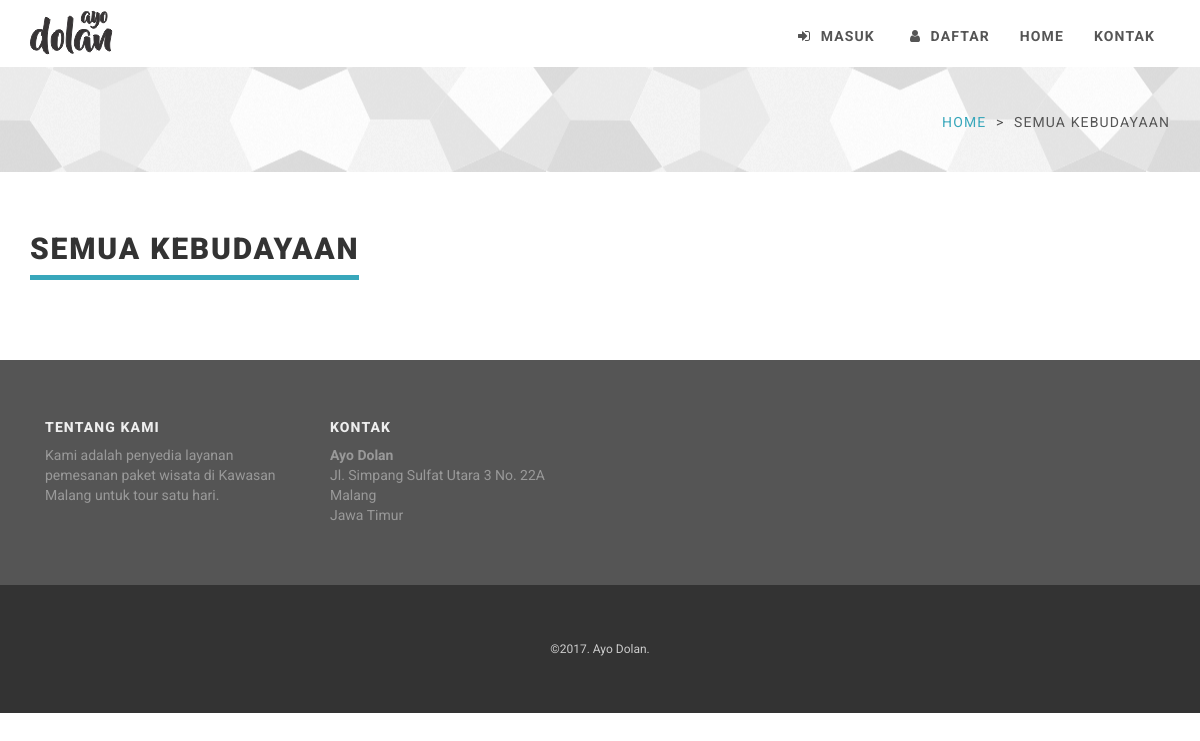
/index.php/kebudayaan/semua_kebudayaan, run on an earlier commit of the app's database.
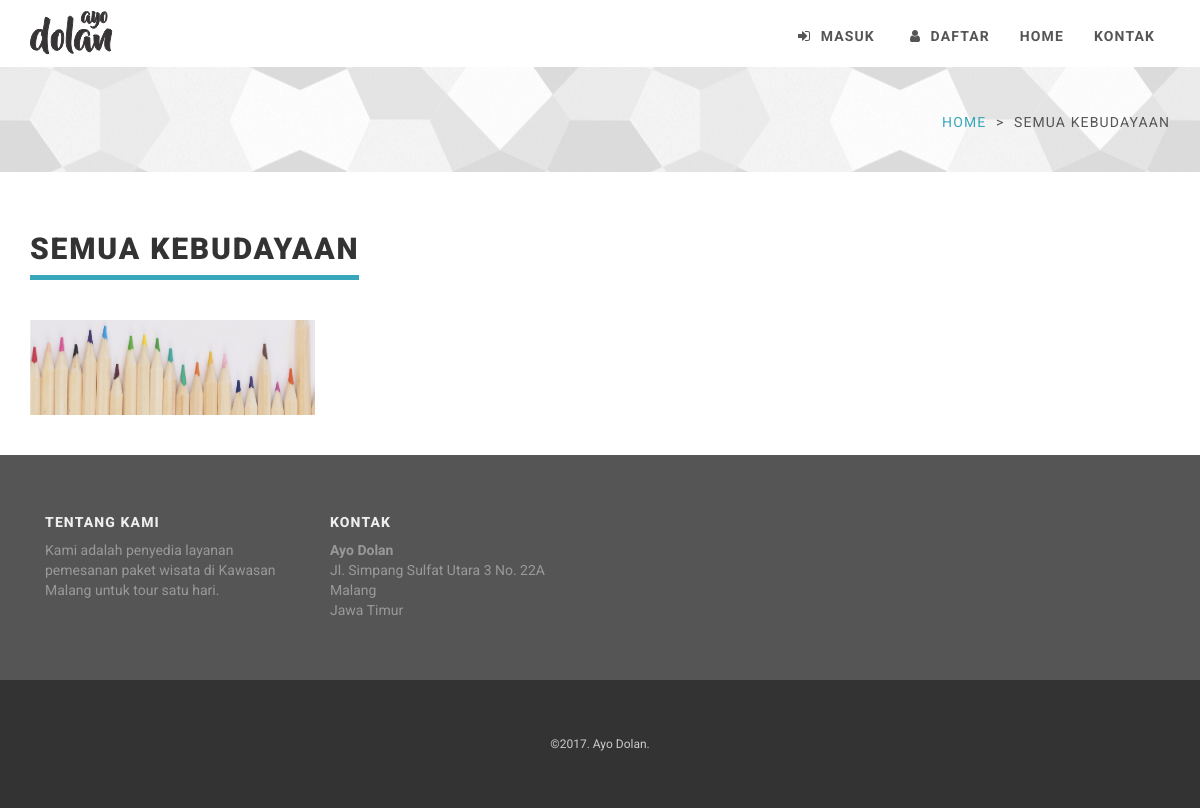
And on a later commit of the database.
### tables this page shows
CREATE TABLE `tb_kebudayaan` (
  `id` int(11) NOT NULL,
  `name` varchar(255) NOT NULL,
  `thumbnail` text NOT NULL,
  `description` text NOT NULL
);

### application/controllers/kebudayaan.php (called while the page is built, shortened)
<?php
class Kebudayaan extends CI_Controller {
	public function __construct()
	{
		$this->load->model('kebudayaan_model');
	}
	public function semua_kebudayaan()
	{
		$data['all_kebudayaan'] = $this->kebudayaan_model->get_all_kebudayaan();
		$data['two_kebudayaan'] = $this->kebudayaan_model->get_two_kebudayaan();
		$data['main_view'] = 'semua_kebudayaan_view';
		$this->load->view('template_view', $data);
	}
}

### index.php (called while the page is built, shortened)
<?php
require_once BASEPATH.'core/CodeIgniter.php';

### application/models/kebudayaan_model.php (called while the page is built, shortened)
<?php
class Kebudayaan_model extends CI_Model {
	public $db_table = 'tb_kebudayaan';
	public function get_all_kebudayaan()
	{
		return $this->db->order_by('id','DESC')
						->get($this->db_table)
						->result();
	}
}

### application/views/semua_kebudayaan_view.php (the view)
<div id="heading-breadcrumbs">
    <div class="container">
        <div class="row">
            <div class="col-md-7">
            </div>
            <div class="col-md-5">
                <ul class="breadcrumb">
                    <li><a href="<?php echo base_url(); ?>home">Home</a></li>
                    <li>Semua Kebudayaan</li>
                </ul>
            </div>
        </div>
    </div>
</div>
<div id="content">
    <div class="container">
        <section>
            <div class="row">
                <div class="col-md-12">
                    <div class="heading">
                        <h2>Semua Kebudayaan</h2>
                    </div>
                </div>
            </div>
            <div class="row portfolio no-space">
                <?php
                    foreach ($all_kebudayaan as $kall) {
                        echo '
                            <div class="col-sm-6 col-md-3">
                                <div class="box-image">
                                    <div class="image">
                                        <img src="'.base_url().'/assets/img/'.$kall->thumbnail.'" alt="" class="img-responsive">
                                    </div>
                                    <div class="bg"></div>
                                    <div class="name">
                                        <h3><a href="#">'.$kall->name.'</a></h3>
                                    </div>
                                    <div class="text">
                                        <p class="buttons">
                                            <a href="lihat/'.$kall->id.'" class="btn btn-template-transparent-primary">Lihat</a>
                                        </p>
                                    </div>
                                </div>
                            </div>
                        ';
                    }
                ?>
            </div>
        </section>
    </div>
</div>

### application/views/template_view.php (shortened to what this page needs)
<!DOCTYPE html>
<html lang="en">
<head>
    <link rel="stylesheet" href="http://maxcdn.bootstrapcdn.com/font-awesome/4.3.0/css/font-awesome.min.css">
    <link rel="stylesheet" href="http://maxcdn.bootstrapcdn.com/bootstrap/3.3.2/css/bootstrap.min.css">
    <link href="<?php echo base_url();?>assets/css/style.default.css" rel="stylesheet" id="theme-stylesheet">
    <link href="<?php echo base_url();?>assets/css/animate.css" rel="stylesheet">
    <link href="<?php echo base_url();?>assets/css/custom.css" rel="stylesheet">
    <link href="<?php echo base_url();?>assets/css/owl.carousel.css" rel="stylesheet">
    <link href="<?php echo base_url();?>assets/css/owl.theme.css" rel="stylesheet">
</head>
<body>
    <div id="all">
        <header>
            <div class="navbar-affixed-top" data-spy="affix" data-offset-top="200">
                <div class="navbar navbar-default yamm" role="navigation" id="navbar">
                    <div class="container">
                        <div class="navbar-header">
                            <a class="navbar-brand home" href="<?php echo base_url();?>">
                                <img src="<?php echo base_url();?>assets/img/logo-baru.png" alt="Universal logo" class="hidden-xs hidden-sm">
                            </a>
                        </div>
                        <div class="navbar-collapse collapse" id="navigation">
                            <ul class="nav navbar-nav navbar-right">
                                <li>
                                <?php
                                    if($this->session->userdata('login') == TRUE) {
                                        echo '
                                            <a href="'.base_url().'account">Welcome, '.$this->session->userdata('username').'</a><li>
                                            <a href="'.base_url().'login/logout"><i class="fa fa-sign-out"></i> <span class="hidden-xs text-uppercase">Logout</a></li>
                                        ';
                                    } else {
                                        echo '
                                            <a href="#" data-toggle="modal" data-target="#login-modal"><i class="fa fa-sign-in"></i> <span class="hidden-xs text-uppercase">Masuk</span></a>
                                            <li>
                                            <a href="'.base_url().'register"><i class="fa fa-user"></i> <span class="hidden-xs text-uppercase">Daftar</span></a></li>
                                        ';
                                    }
                                ?>
                                </li>
                                <li>
                                    <a href="<?php echo base_url(); ?>home">Home</a>
                                </li>
                                <?php
                                    if($this->session->userdata('login') == TRUE) {
                                        if ($this->session->userdata('tipe_user') == '1') {
                                            echo '<li><a href="'.base_url().'admin">Halaman Admin</a></li>';
                                        } else {
                                            echo '<li><a href="'.base_url().'home/kontak">Kontak</a></li>';
                                            echo '<li><a href="'.base_url().'account/lihat_user_order">Order Saya</a></li>';
                                        }
                                    } else {
                                        echo '<li><a href="'.base_url().'home/kontak">Kontak</a></li>';
                                    }
                                ?>
                            </ul>
                        </div>
                    </div>
                </div>
            </div>
        </header>
        <?php
            if(!empty($main_view)){
                $this->load->view($main_view);
            }
        ?>
        <footer id="footer">
            <div class="container">
                <div class="col-md-3 col-sm-6">
                    <h4>Tentang Kami</h4>
                    <p>Kami adalah penyedia layanan pemesanan paket wisata di Kawasan Malang untuk tour satu hari.</p>
                </div>
                <div class="col-md-3 col-sm-6">
                    <h4>Kontak</h4>
                    <p><strong>Ayo Dolan</strong>
                        <br>Jl. Simpang Sulfat Utara 3 No. 22A
                        <br>Malang
                        <br>Jawa Timur
                    </p>
                </div>
            </div>
        </footer>
        <div id="copyright">
            <div class="container">
                <div class="col-md-12">
                    <p class="pull-left"><center>&copy;2017. Ayo Dolan.</center></p>
                </div>
            </div>
        </div>
    </div>
</body>
</html>

What changed in the data, as far as the page shows it:
added tb_kebudayaan: thumbnail (picture)
